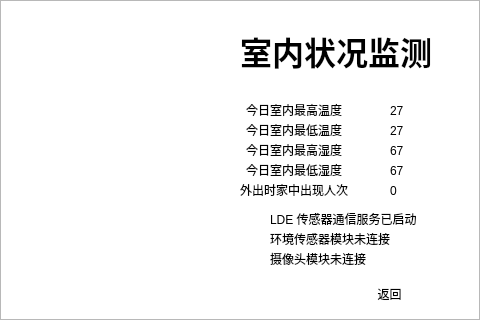
<?xml version="1.0" encoding="UTF-8"?>
<ui version="4.0">
 <class>HomeStatus</class>
 <widget class="QWidget" name="HomeStatus">
  <property name="geometry">
   <rect>
    <x>0</x>
    <y>0</y>
    <width>480</width>
    <height>320</height>
   </rect>
  </property>
  <property name="windowTitle">
   <string>HomeStatus</string>
  </property>
  <property name="styleSheet">
   <string notr="true"/>
  </property>
  <widget class="QLabel" name="label">
   <property name="geometry">
    <rect>
     <x>240</x>
     <y>20</y>
     <width>271</width>
     <height>61</height>
    </rect>
   </property>
   <property name="font">
    <font>
     <pointsize>24</pointsize>
     <weight>75</weight>
     <bold>true</bold>
    </font>
   </property>
   <property name="text">
    <string>室内状况监测</string>
   </property>
  </widget>
  <widget class="QwtThermo" name="Thermo" native="true">
   <property name="geometry">
    <rect>
     <x>10</x>
     <y>80</y>
     <width>60</width>
     <height>171</height>
    </rect>
   </property>
   <property name="lowerBound" stdset="0">
    <double>-20.000000000000000</double>
   </property>
   <property name="upperBound" stdset="0">
    <double>40.000000000000000</double>
   </property>
   <property name="value" stdset="0">
    <double>27.000000000000000</double>
   </property>
  </widget>
  <widget class="QGraphicsView" name="graphicsView">
   <property name="geometry">
    <rect>
     <x>0</x>
     <y>0</y>
     <width>480</width>
     <height>320</height>
    </rect>
   </property>
   <property name="styleSheet">
    <string notr="true">border-image: url(:/images/3.jpg);
</string>
   </property>
  </widget>
  <widget class="QwtTextLabel" name="TextLabel">
   <property name="geometry">
    <rect>
     <x>10</x>
     <y>260</y>
     <width>100</width>
     <height>20</height>
    </rect>
   </property>
   <property name="plainText" stdset="0">
    <string>室内温度</string>
   </property>
  </widget>
  <widget class="QwtThermo" name="Thermo_2" native="true">
   <property name="geometry">
    <rect>
     <x>100</x>
     <y>80</y>
     <width>60</width>
     <height>171</height>
    </rect>
   </property>
   <property name="lowerBound" stdset="0">
    <double>0.000000000000000</double>
   </property>
   <property name="upperBound" stdset="0">
    <double>100.000000000000000</double>
   </property>
   <property name="value" stdset="0">
    <double>67.000000000000000</double>
   </property>
  </widget>
  <widget class="QwtTextLabel" name="TextLabel_2">
   <property name="geometry">
    <rect>
     <x>100</x>
     <y>260</y>
     <width>100</width>
     <height>20</height>
    </rect>
   </property>
   <property name="plainText" stdset="0">
    <string>室内湿度</string>
   </property>
  </widget>
  <widget class="QLabel" name="label_2">
   <property name="geometry">
    <rect>
     <x>246</x>
     <y>100</y>
     <width>131</width>
     <height>20</height>
    </rect>
   </property>
   <property name="text">
    <string>今日室内最高温度</string>
   </property>
  </widget>
  <widget class="QLabel" name="label_3">
   <property name="geometry">
    <rect>
     <x>246</x>
     <y>120</y>
     <width>131</width>
     <height>20</height>
    </rect>
   </property>
   <property name="text">
    <string>今日室内最低温度</string>
   </property>
  </widget>
  <widget class="QLabel" name="label_4">
   <property name="geometry">
    <rect>
     <x>390</x>
     <y>100</y>
     <width>67</width>
     <height>21</height>
    </rect>
   </property>
   <property name="text">
    <string>27</string>
   </property>
  </widget>
  <widget class="QLabel" name="label_5">
   <property name="geometry">
    <rect>
     <x>390</x>
     <y>120</y>
     <width>67</width>
     <height>21</height>
    </rect>
   </property>
   <property name="text">
    <string>27</string>
   </property>
  </widget>
  <widget class="QLabel" name="label_6">
   <property name="geometry">
    <rect>
     <x>240</x>
     <y>181</y>
     <width>141</width>
     <height>17</height>
    </rect>
   </property>
   <property name="text">
    <string>外出时家中出现人次</string>
   </property>
  </widget>
  <widget class="QwtTextLabel" name="TextLabel_3">
   <property name="geometry">
    <rect>
     <x>50</x>
     <y>290</y>
     <width>100</width>
     <height>20</height>
    </rect>
   </property>
   <property name="plainText" stdset="0">
    <string>即时数据</string>
   </property>
  </widget>
  <widget class="QLabel" name="label_7">
   <property name="geometry">
    <rect>
     <x>390</x>
     <y>160</y>
     <width>67</width>
     <height>21</height>
    </rect>
   </property>
   <property name="text">
    <string>67</string>
   </property>
  </widget>
  <widget class="QLabel" name="label_8">
   <property name="geometry">
    <rect>
     <x>246</x>
     <y>140</y>
     <width>131</width>
     <height>20</height>
    </rect>
   </property>
   <property name="text">
    <string>今日室内最高湿度</string>
   </property>
  </widget>
  <widget class="QLabel" name="label_9">
   <property name="geometry">
    <rect>
     <x>246</x>
     <y>160</y>
     <width>131</width>
     <height>20</height>
    </rect>
   </property>
   <property name="text">
    <string>今日室内最低湿度</string>
   </property>
  </widget>
  <widget class="QLabel" name="label_10">
   <property name="geometry">
    <rect>
     <x>390</x>
     <y>140</y>
     <width>67</width>
     <height>21</height>
    </rect>
   </property>
   <property name="text">
    <string>67</string>
   </property>
  </widget>
  <widget class="QwtTextLabel" name="TextLabel_4">
   <property name="geometry">
    <rect>
     <x>9</x>
     <y>30</y>
     <width>171</width>
     <height>31</height>
    </rect>
   </property>
   <property name="font">
    <font>
     <weight>75</weight>
     <bold>true</bold>
    </font>
   </property>
   <property name="plainText" stdset="0">
    <string>实时 PM2.5 数据：N/A</string>
   </property>
  </widget>
  <widget class="QLabel" name="label_11">
   <property name="geometry">
    <rect>
     <x>390</x>
     <y>180</y>
     <width>67</width>
     <height>21</height>
    </rect>
   </property>
   <property name="text">
    <string>0</string>
   </property>
  </widget>
  <widget class="QLabel" name="label_12">
   <property name="geometry">
    <rect>
     <x>230</x>
     <y>210</y>
     <width>20</width>
     <height>20</height>
    </rect>
   </property>
   <property name="text">
    <string/>
   </property>
   <property name="pixmap">
    <pixmap resource="hs.qrc">:/images/Actions-dialog-ok-apply-icon.png</pixmap>
   </property>
   <property name="scaledContents">
    <bool>true</bool>
   </property>
  </widget>
  <widget class="QLabel" name="label_13">
   <property name="geometry">
    <rect>
     <x>270</x>
     <y>210</y>
     <width>201</width>
     <height>17</height>
    </rect>
   </property>
   <property name="text">
    <string>LDE 传感器通信服务已启动</string>
   </property>
  </widget>
  <widget class="QLabel" name="label_14">
   <property name="geometry">
    <rect>
     <x>230</x>
     <y>230</y>
     <width>20</width>
     <height>20</height>
    </rect>
   </property>
   <property name="text">
    <string/>
   </property>
   <property name="pixmap">
    <pixmap resource="hs.qrc">:/images/Actions-edit-delete-icon.png</pixmap>
   </property>
   <property name="scaledContents">
    <bool>true</bool>
   </property>
  </widget>
  <widget class="QLabel" name="label_15">
   <property name="geometry">
    <rect>
     <x>270</x>
     <y>230</y>
     <width>181</width>
     <height>17</height>
    </rect>
   </property>
   <property name="text">
    <string>环境传感器模块未连接</string>
   </property>
  </widget>
  <widget class="QLabel" name="label_16">
   <property name="geometry">
    <rect>
     <x>230</x>
     <y>250</y>
     <width>20</width>
     <height>20</height>
    </rect>
   </property>
   <property name="text">
    <string/>
   </property>
   <property name="pixmap">
    <pixmap resource="hs.qrc">:/images/Actions-edit-delete-icon.png</pixmap>
   </property>
   <property name="scaledContents">
    <bool>true</bool>
   </property>
  </widget>
  <widget class="QLabel" name="label_17">
   <property name="geometry">
    <rect>
     <x>270</x>
     <y>250</y>
     <width>181</width>
     <height>17</height>
    </rect>
   </property>
   <property name="text">
    <string>摄像头模块未连接</string>
   </property>
  </widget>
  <widget class="QPushButton" name="pushButton">
   <property name="geometry">
    <rect>
     <x>340</x>
     <y>280</y>
     <width>99</width>
     <height>27</height>
    </rect>
   </property>
   <property name="styleSheet">
    <string notr="true"/>
   </property>
   <property name="text">
    <string>返回</string>
   </property>
   <property name="flat">
    <bool>true</bool>
   </property>
  </widget>
  <zorder>graphicsView</zorder>
  <zorder>label</zorder>
  <zorder>Thermo</zorder>
  <zorder>TextLabel</zorder>
  <zorder>Thermo_2</zorder>
  <zorder>TextLabel_2</zorder>
  <zorder>label_2</zorder>
  <zorder>label_3</zorder>
  <zorder>label_4</zorder>
  <zorder>label_5</zorder>
  <zorder>label_6</zorder>
  <zorder>TextLabel_3</zorder>
  <zorder>label_7</zorder>
  <zorder>label_8</zorder>
  <zorder>label_9</zorder>
  <zorder>label_10</zorder>
  <zorder>TextLabel_4</zorder>
  <zorder>label_11</zorder>
  <zorder>label_12</zorder>
  <zorder>label_13</zorder>
  <zorder>label_14</zorder>
  <zorder>label_15</zorder>
  <zorder>label_16</zorder>
  <zorder>label_17</zorder>
  <zorder>pushButton</zorder>
 </widget>
 <layoutdefault spacing="6" margin="11"/>
 <customwidgets>
  <customwidget>
   <class>QwtThermo</class>
   <extends>QWidget</extends>
   <header>qwt_thermo.h</header>
  </customwidget>
  <customwidget>
   <class>QwtTextLabel</class>
   <extends>QFrame</extends>
   <header>qwt_text_label.h</header>
   <container>1</container>
  </customwidget>
 </customwidgets>
 <resources>
  <include location="hs.qrc"/>
 </resources>
 <connections/>
</ui>
